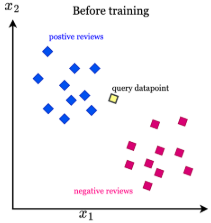
#> input picture Machine Learning/K Nearest Neighbours/KNN/images/knn_eg.png, 211 x 223 px
$ jupyter execute 'k nearest neighbor.ipynb'
#> lines starting #> are read from the running program, lines starting #| are printed output that depends on the picture
1. [K Nearest Neighbors](#k-nearest-neighbors)

#### K Nearest Neighbors:
- solves both classification and regression problems

##### Process of K-Nearest Neigbors:
- Aft first, we have the records in a dataset with output label available
- Now, consider if we have to predict the output label of a new data point in the scaler plot shown below

[cell 1]
from PIL import Image
from IPython.display import display

img = Image.open('images/knn_eg.png')
#> img is the input picture: PIL image 211x223 RGBA; mean R, G, B, A 245.2, 242.8, 246.9, 255
new_image = img.resize((480, 450))
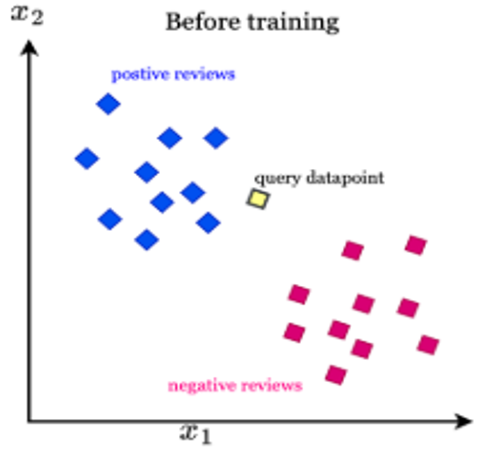
#> new_image: PIL image 480x450 RGBA; mean R, G, B, A 245.1, 242.7, 246.8, 255
display(new_image)

- we need to first assign the K value manually or by cross validation and hyper parameter tuning
- if K values = 3, then we would consider 3 data points closer to the new data point and calculate the distance between them using Euclidean, Manhattan, or any distance formula.
- after finding the closest data points to the new query data point and see the majority of the labels and we assign the query data point with the majority labels
- if K values is even and the majority of votes are the same for both the classes
    - random selection
    - prioritize by distance
        - class closest to the query point
- based on the K-values, we can overfit or underfit result
    - if K value = 1 or if the k value is small
        - will result in high variance and overfit
    - if the k value is large and when data is imbalanced
        - will result in high bias and underfit

[cell 2]
from PIL import Image
from IPython.display import display

img = Image.open('images/knn_pred.png')
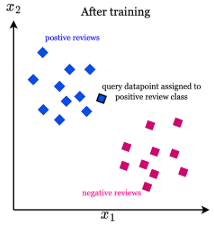
#> input picture Machine Learning/K Nearest Neighbours/KNN/images/knn_pred.png, 214 x 225 px
#> img is the input picture: PIL image 214x225 RGBA; mean R, G, B, A 244.3, 242.1, 246.3, 255
new_image = img.resize((480, 450))
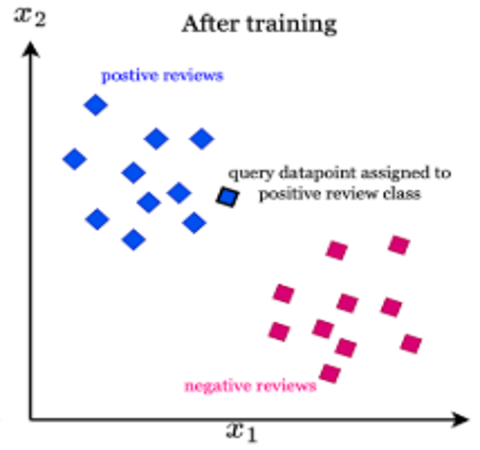
#> new_image: PIL image 480x450 RGBA; mean R, G, B, A 244.2, 242, 246.2, 255
display(new_image)
